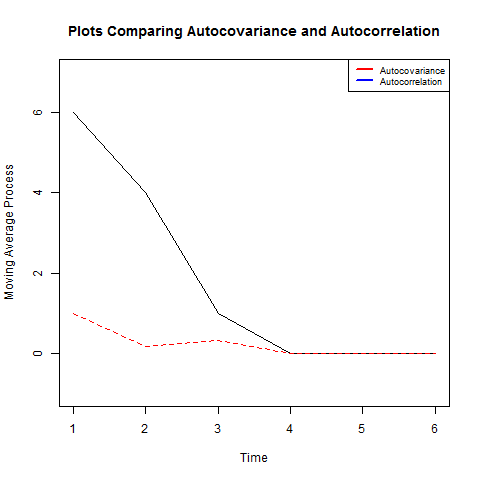

Write R code to recreate this figure.
# Plots demonstrating the autocorrelation and autocovariance function
# for problem 1.7 from Shumway and Stoffer (2011), Time Series Analysis & Its
# Applications, with R examples

# The provided moving average is x_{t}=w_{t-1}+2_{w_{t}}+w_{t-1} 
# The task is to determine the autocovariance and autocorrelation function
# for these moving average models

autocov = c(6, 4, 1, 0, 0, 0) # Results from manual calculations of autocovariance
autocorr = c(1, 1/6, 1/3, 0, 0, 0) # Results from manual calculations of autocorrelation

# Plot the time series
png("c:/Users/Nate/Git/riemann/autocorrelation_and_autocovariance.png")
plot.ts(autocov,
        y=NULL, 
        main="Plots Comparing Autocovariance and Autocorrelation", 
        axes = TRUE,
        ylab = "Moving Average Process",
        xlab = "Time",
        ylim = c(-1, 7))
lines(autocorr, lty = "dashed", col = c("red")) # Plot the moving average process
legend("topright", # Place the legendin the top left
       c("Autocovariance", "Autocorrelation"), 
       lwd=c(2.5, 2.5),
       lty=c(1, 1),
       col=c("red", "blue"),
       cex=0.75) # This is the standard size for the legend
dev.off()